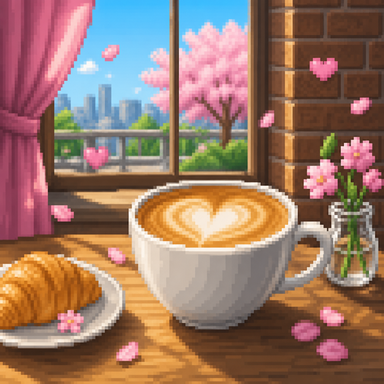
#> input picture Assets/00.Work/KDS/05.Asset/City_Modern/Act2_Cafe/Act2_PhotoStill_LatteArt.png, 384 x 384 px, found by its file name
$ python upgrade_act2_subjects_from_stills.py
#> lines starting #> are read from the running program, lines starting #| are printed output that depends on the picture
#> in build_one, still is the input picture: PIL image 384x384 RGBA; mean R, G, B, A 152.5, 118.9, 102.8, 255
"""Act2 photo subjects — 고퀄 무인물 스틸 베이스 + 4프레임 애니메이션.
인물 제거 (소품·네온·스팀만). 스틸 PNG는 덮어쓰지 않음.
"""
from PIL import Image, ImageEnhance
import os

OUT = r"C:\Github\260702_FollowMe\Assets\00.Work\KDS\05.Asset\City_Modern\Act2_Cafe"
CLR = (0, 0, 0, 0)

SPOTS = [
    {
        "still": "Act2_PhotoStill_LatteArt.png",
        "subject": "Act2_PhotoSubject_LatteArt_96x64.png",
        "cw": 96, "ch": 64, "bias_y": 0.05,
        "sparks": [
            (55, 22, 255, 255, 255), (58, 18, 255, 240, 220), (52, 16, 255, 255, 255),
            (40, 12, 255, 140, 178), (70, 28, 255, 210, 130),
        ],
        "hearts": [(30, 10), (72, 14)],
    },
    {
        "still": "Act2_PhotoStill_Macaron.png",
        "subject": "Act2_PhotoSubject_Macaron_64x96.png",
        "cw": 64, "ch": 96, "bias_y": 0.0,
        "sparks": [
            (32, 30, 255, 140, 178), (28, 40, 120, 210, 180), (36, 48, 255, 210, 90),
            (24, 55, 255, 140, 178), (40, 36, 255, 255, 255),
        ],
        "hearts": [(18, 20), (46, 24)],
    },
    {
        "still": "Act2_PhotoStill_DonutWall.png",
        "subject": "Act2_PhotoSubject_DonutWall_96x64.png",
        "cw": 96, "ch": 64, "bias_y": 0.0,
        "sparks": [
            (30, 20, 255, 140, 178), (48, 16, 255, 210, 90), (66, 20, 120, 210, 180),
            (40, 28, 255, 255, 255), (58, 30, 255, 140, 178),
        ],
        "hearts": [(24, 10), (72, 12)],
    },
    {
        "still": "Act2_PhotoStill_NeonCafe.png",
        "subject": "Act2_PhotoSubject_NeonCafe_96x64.png",
        "cw": 96, "ch": 64, "bias_y": 0.0,
        "sparks": [
            (28, 18, 255, 96, 205), (40, 18, 90, 230, 255), (52, 18, 255, 232, 96),
            (64, 18, 120, 255, 160), (36, 30, 255, 96, 205), (48, 32, 90, 230, 255),
            (70, 28, 255, 210, 110),
        ],
        "hearts": [(42, 28), (50, 34)],
        "chase": True,
    },
    {
        "still": "Act2_PhotoStill_Terrace.png",
        "subject": "Act2_PhotoSubject_Terrace_96x64.png",
        "cw": 96, "ch": 64, "bias_y": -0.02,
        "sparks": [
            (24, 20, 255, 196, 150), (48, 14, 255, 255, 255), (70, 18, 120, 210, 180),
            (36, 28, 255, 140, 178), (60, 24, 255, 210, 90),
        ],
        "hearts": [(32, 10), (64, 12)],
    },
    {
        "still": "Act2_PhotoStill_MirrorRoom.png",
        "subject": "Act2_PhotoSubject_MirrorRoom_64x96.png",
        "cw": 64, "ch": 96, "bias_y": 0.0,
        "sparks": [
            (32, 28, 255, 255, 255), (24, 40, 200, 170, 220), (40, 40, 255, 140, 178),
            (32, 52, 90, 230, 255), (28, 20, 255, 210, 90),
        ],
        "hearts": [(18, 24), (46, 30)],
    },
    {
        "still": "Act2_PhotoStill_PlantCafe.png",
        "subject": "Act2_PhotoSubject_PlantCafe_64x96.png",
        "cw": 64, "ch": 96, "bias_y": 0.0,
        "sparks": [
            (32, 24, 110, 190, 120), (24, 36, 70, 150, 90), (40, 40, 255, 255, 255),
            (28, 50, 120, 210, 180), (36, 18, 255, 196, 150),
        ],
        "hearts": [(20, 16), (44, 22)],
    },
    {
        "still": "Act2_PhotoStill_NightWindow.png",
        "subject": "Act2_PhotoSubject_NightWindow_64x96.png",
        "cw": 64, "ch": 96, "bias_y": 0.0,
        "sparks": [
            (32, 30, 255, 210, 130), (24, 40, 255, 96, 205), (40, 42, 90, 230, 255),
            (32, 20, 255, 232, 96), (28, 55, 255, 210, 110),
        ],
        "hearts": [(18, 26), (46, 28)],
    },
    {
        "still": "Act2_PhotoStill_RoundWindow.png",
        "subject": "Act2_PhotoSubject_RoundWindow_64x64.png",
        "cw": 64, "ch": 64, "bias_y": 0.0,
        "sparks": [
            (32, 24, 255, 210, 130), (24, 30, 255, 140, 178), (40, 30, 90, 230, 255),
            (32, 18, 255, 255, 255), (28, 40, 255, 196, 150),
        ],
        "hearts": [(20, 14), (44, 16)],
    },
    {
        "still": "Act2_PhotoStill_DessertCart.png",
        "subject": "Act2_PhotoSubject_DessertCart_96x64.png",
        "cw": 96, "ch": 64, "bias_y": 0.05,
        "sparks": [
            (40, 14, 255, 255, 255), (48, 10, 255, 240, 220), (56, 14, 255, 255, 255),
            (36, 22, 255, 140, 178), (60, 20, 120, 210, 180), (72, 18, 255, 210, 90),
        ],
        "hearts": [(28, 8), (70, 10)],
    },
]


def crop_focus(img, cw, ch, bias_y):
#> called with cw = 96, ch = 64, bias_y = 0.05
    w, h = img.size
#> w = 384; h = 384
    aspect = cw / ch
    if w / h > aspect:
        box_h = h
        box_w = int(h * aspect)
    else:
        box_w = w
#> box_w = 384
        box_h = int(w / aspect)
#> box_h = 256
    left = (w - box_w) // 2
#> left = 0
    top = (h - box_h) // 2 + int(h * bias_y)
#> top = 83
    top = max(0, min(top, h - box_h))
    left = max(0, min(left, w - box_w))
    return img.crop((left, top, left + box_w, top + box_h)).resize(
        (cw, ch), Image.Resampling.LANCZOS
    )
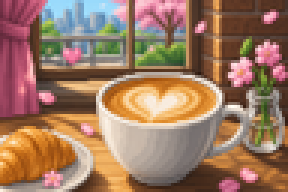
#> returned value: PIL image 96x64 RGBA (shown 3 times larger); mean R, G, B, A 157, 120.7, 97.9, 255


def to_pixel(img):
    out = img.convert("RGBA")
    out = ImageEnhance.Color(out).enhance(1.1)
    out = ImageEnhance.Contrast(out).enhance(1.05)
    out = ImageEnhance.Sharpness(out).enhance(1.5)
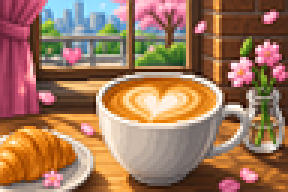
#> out: PIL image 96x64 RGBA (shown 3 times larger); mean R, G, B, A 159.5, 118.3, 92, 255
    return out


def put_spark(layer, x, y, rgb, bright=1.0):
    r, g, b = rgb
    a = int(210 * bright)
    c = (r, g, b, a)
    wcol = (255, 255, 255, int(190 * bright))
    px = layer.load()
    cw, ch = layer.size
    for dx, dy, col in (
        (0, 0, wcol),
        (1, 0, c),
        (-1, 0, c),
        (0, 1, c),
        (0, -1, c),
        (1, -1, (r, g, b, int(100 * bright))),
    ):
        xx, yy = x + dx, y + dy
        if 0 <= xx < cw and 0 <= yy < ch:
            px[xx, yy] = col


def make_frame(base, frame, spot):
#> called with frame = 0
    cw, ch = spot["cw"], spot["ch"]
    bob = [0, -1, -2, -1][frame % 4]
    canvas = Image.new("RGBA", (cw, ch), CLR)
#> canvas: PIL image 96x64 RGBA; every value is 0
    canvas.paste(base, (0, bob))
    if bob < 0:
        canvas.paste(base.crop((0, ch + bob, cw, ch)), (0, ch + bob))

    fx = Image.new("RGBA", (cw, ch), CLR)
    chase = spot.get("chase", False)
    for i, (x, y, r, g, b) in enumerate(spot["sparks"]):
        phase = (frame + i) % 4
        if chase and abs((frame * 2) - i) % max(1, len(spot["sparks"])) > 3 and phase == 3:
            continue
        if phase == 3 and i % 2 == 0 and not chase:
            continue
        yy = y + [0, -1, -2, -1][phase]
        xx = x + (1 if phase == 2 else 0)
        bright = [0.6, 0.9, 1.1, 0.75][phase]
        put_spark(fx, xx, yy, (r, g, b), bright)

    for i, (hx, hy) in enumerate(spot.get("hearts", [])):
        if (frame + i) % 4 == 3:
            continue
        put_spark(fx, hx, hy - (frame % 2), (255, 140, 178), 0.85)
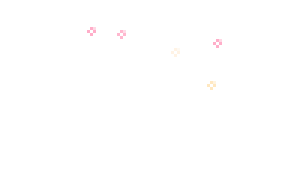
#> fx: PIL image 96x64 RGBA (shown 3 times larger); mean R, G, B, A 1.7, 1.4, 1.4, 1; transparent parts drawn white

    return Image.alpha_composite(canvas.convert("RGBA"), fx)


def build_one(spot):
    still_path = os.path.join(OUT, spot["still"])
    dest = os.path.join(OUT, spot["subject"])
    if not os.path.exists(still_path):
        print("MISSING", still_path)
        return
    still = Image.open(still_path).convert("RGBA")
    base = to_pixel(crop_focus(still, spot["cw"], spot["ch"], spot.get("bias_y", 0.0)))
    tiles = [make_frame(base, f, spot) for f in range(4)]
#> call 2 of make_frame, with frame = 1
#> in make_frame (call 2), `cw, ch = spot["cw"], spot["ch"]`: cw = 96; ch = 64
#> in make_frame (call 2), `return Image.alpha_composite(canvas.convert("RGBA"), fx)`:
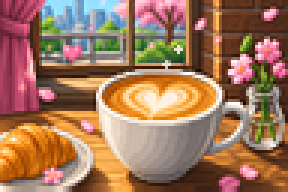
#> returned value: PIL image 96x64 RGBA (shown 3 times larger); mean R, G, B, A 159.6, 118.1, 91.4, 255
#> call 3 of make_frame, with frame = 2
#> in make_frame (call 3), `canvas.paste(base, (0, bob))`:
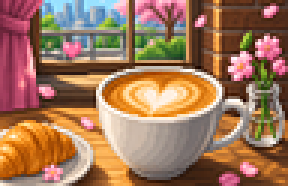
#> canvas: PIL image 96x64 RGBA (shown 3 times larger); mean R, G, B, A 154.6, 114.4, 87.8, 247; transparent parts drawn white
#> in make_frame (call 3), `canvas.paste(base.crop((0, ch + bob, cw, ch)), (0, ch + bob))`:
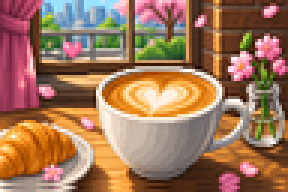
#> canvas: PIL image 96x64 RGBA (shown 3 times larger); mean R, G, B, A 158.8, 117.3, 90, 255
#> tiles = 4 items
    sheet = Image.new("RGBA", (spot["cw"] * 4, spot["ch"]), CLR)
#> sheet: PIL image 384x64 RGBA; every value is 0
    for i, t in enumerate(tiles):
        sheet.paste(t, (i * spot["cw"], 0))
#> this loop made 4 passes
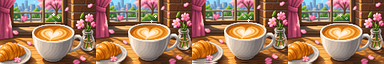
#> sheet: PIL image 384x64 RGBA; mean R, G, B, A 159.6, 118.1, 91.4, 255
    sheet.save(dest, optimize=True)
    print("OK", spot["subject"], sheet.size, os.path.getsize(dest))
#| OK Act2_PhotoSubject_LatteArt_96x64.png (384, 64) 23368


def main():
    for spot in SPOTS:
        build_one(spot)
#> pass 2 of the loop in main, `for spot in SPOTS:`:
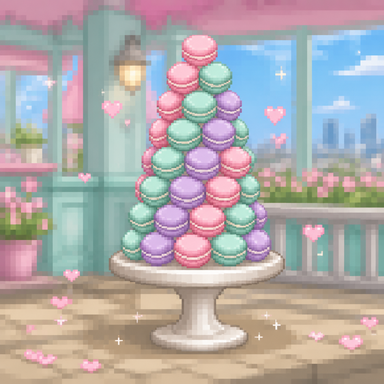
#> input picture Assets/00.Work/KDS/05.Asset/City_Modern/Act2_Cafe/Act2_PhotoStill_Macaron.png, 384 x 384 px, found by its file name
#> in build_one, still is the input picture: PIL image 384x384 RGBA; mean R, G, B, A 176.7, 171.2, 171.4, 255
#> after the loop in make_frame (call 5), `for i, (x, y, r, g, b) in enumerate(spot["sparks"]):`:
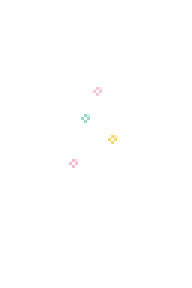
#> fx: PIL image 64x96 RGBA (shown 3 times larger); mean R, G, B, A 1.1, 1, 0.9, 0.7; transparent parts drawn white
#> the loop in build_one (call 2), `for i, t in enumerate(tiles):` made 4 passes
#> after the loop in build_one (call 2), `for i, t in enumerate(tiles):`:
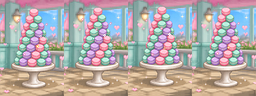
#> sheet: PIL image 256x96 RGBA; mean R, G, B, A 177.7, 170.3, 169.5, 255
#| OK Act2_PhotoSubject_Macaron_64x96.png (256, 96) 20306
    print(f"done {len(SPOTS)} Act2 subjects (no people)")


if __name__ == "__main__":
    main()
